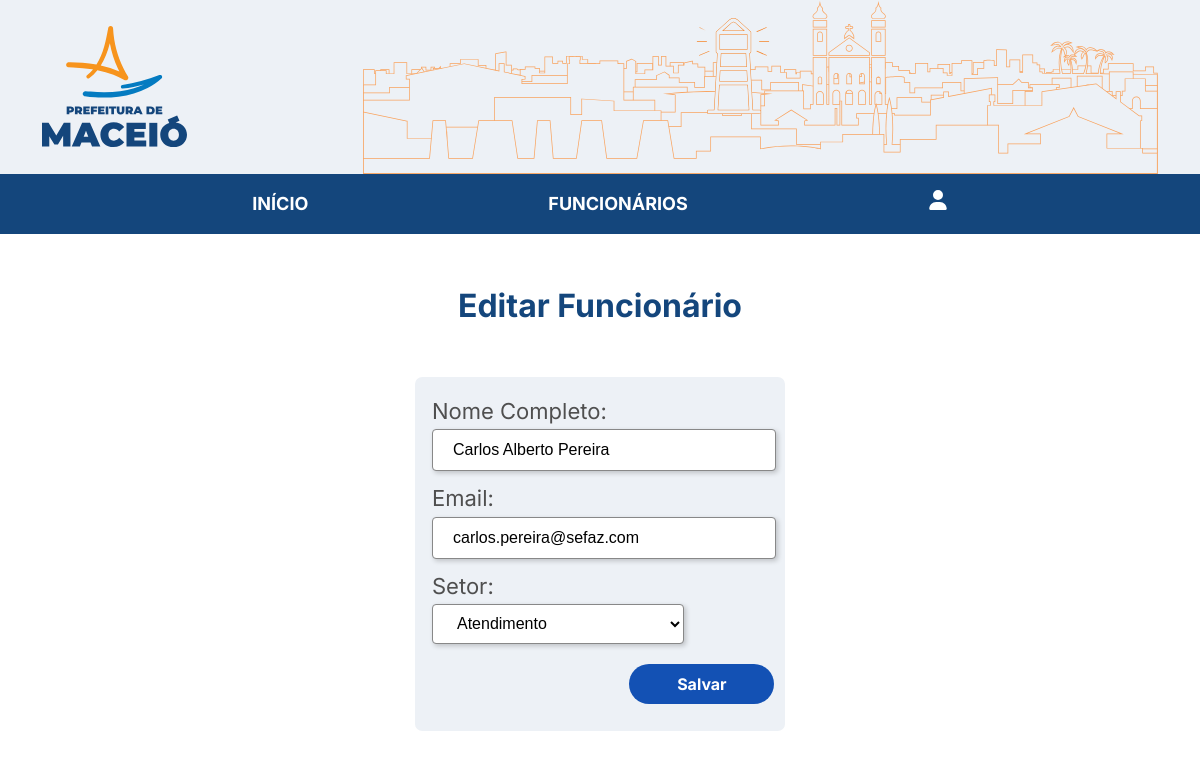
The page /editar/12 on the database its author committed.
### core/models.py (models this page shows, shortened)
class Funcionario(models.Model):
    SETORES = [
        ('Contabilidade', 'Contabilidade'),
        ('Financeiro', 'Financeiro'),
        ('Atendimento', 'Atendimento'),
        ('Orçamento', 'Orçamento'),
        ('TI', 'TI')
    ]
    nome = models.CharField(max_length=255)
    email = models.EmailField(unique=True)
    setor = models.CharField(max_length=100, choices=SETORES)

### core/views.py (the view)
# urls.py: path('editar/<int:id>', editar, name="editar"),
def editar(request, id):
    funcionario = Funcionario.objects.get(id=id)
    return render(request, 'update_funcionario.html', {'funcionario' : funcionario})

### core/templates/update_funcionario.html (shortened to what this page needs)
{% load static %}
<!DOCTYPE html>
<html lang="pt-br">
<head>
    <link rel="stylesheet" href="{% static 'css/form.css' %}">
    <link rel="stylesheet" href="{% static 'css/inicio.css' %}">
</head>
<body>
    <header class="header">
        <div class="container">
            <img src="{% static 'assets/logo_prefeitura_de_maceio.svg' %}" alt="">
            <img src="{% static 'assets/maceio_topo.svg' %}" alt="">
        </div>
    </header>
    <nav class="navbar">
        <a class="navbar_text" href="{% url 'home' %}">INÍCIO</a>
        <a class="navbar_text" href="{% url 'listar' %}">FUNCIONÁRIOS</a>
        {% if user.is_authenticated %}
        <div class="navbar_text_user">
            <span class="navbar_text">Olá, {{ user.username }}</span>
            <a class="navbar_link_user" href="{% url 'logout' %}">Sair</a>
        </div>
        {% else %}
        <a class="navbar_text" href="{% url 'login' %}">
        </a>
        {% endif %}
    </nav>
    <main>
        <section class="funcionario_description">
            <h1>Editar Funcionário</h1>
        </section>
        <section class="section_form">
            <div class="container_form">
                <form action="{% url 'atualizar' funcionario.id %}" method="post">
                    <div class="form_input">
                        <label for="">Nome Completo:</label>
                        <br>
                        <input type="text" name="nome" value="{{ funcionario.nome }}">
                        <br>
                        <label for="">Email:</label>
                        <br>
                        <input type="email" name="email" value="{{ funcionario.email }}">
                        <br>
                        <label for="">Setor:</label>
                        <br>
                        <select name="setor" id="">
                            <option value="Atendimento" {% if funcionario.setor == "Atendimento" %}selected{% endif %}>Atendimento</option>
                        </select>
                    </div>
                    <div class="container_submit_button">
                        <button type="submit">Salvar</button>
                    </div>
                </form>
            </div>
        </section>
    </main>
</body>
</html>

### core/static/css/form.css (style rules this page uses)
.funcionario_description { margin: 1.5% 0; padding: 15px; text-align: center; }
.funcionario_description h1 { font-size: 32px; font-weight: bold; color: #14467C; }
.container_form { width: 100%; display: flex; flex-direction: column; align-items: center; }
form { width: 40%; padding: 2%; text-align: left; background: #EDF1F6; border-radius: 2%; }
input, select { margin-bottom: 10px; width: 90%; height: 40px; padding: 0 20px 0 20px; background: #FFFFFF 0 0 no-repeat padding-box; box-shadow: 2px 2px 5px rgba(0, 0, 0, 0.2); border: 1px solid #888888; border-radius: 4px; font-size: 16px; }
select { width: 75%; }
.container_submit_button { margin: 3% 0; padding-left: 40px; width: 90%; display: flex; justify-content: flex-end; }
button { width: 145px; height: 40px; font-family: "Inter", Helvetica, Arial, sans-serif; font-size: 16px; font-weight: bold; color: #FFFFFF; background: #1351B4; border: none; border-radius: 24px; }

### core/static/css/inicio.css (style rules this page uses)
body { box-sizing: border-box; margin: 0; display: flex; flex-direction: column; min-height: 100vh; font-family: "Inter", Helvetica, Arial, sans-serif; font-size: 22px; line-height: 1.6em; color: #4F4F4F; }
.header { background: #EDF1F6; }
.container { padding: 0 15px; display: flex; justify-content: center; gap: 15%; }
.navbar { height: 60px; display: flex; justify-content: center; align-items: center; gap: 20%; background-color: #14467C; }
.navbar_text { font-family: "Inter", Helvetica, Arial, sans-serif; font-weight: bold; font-size: 18px; color: #FFFFFF; text-decoration: none; list-style: none; }
main { min-height: 90vh; flex: 1; width: 70%; margin: 0 auto; }

### rows shown on the page
Funcionario: nome "Carlos Alberto Pereira", email "carlos.pereira@sefaz.com", setor "Atendimento"
